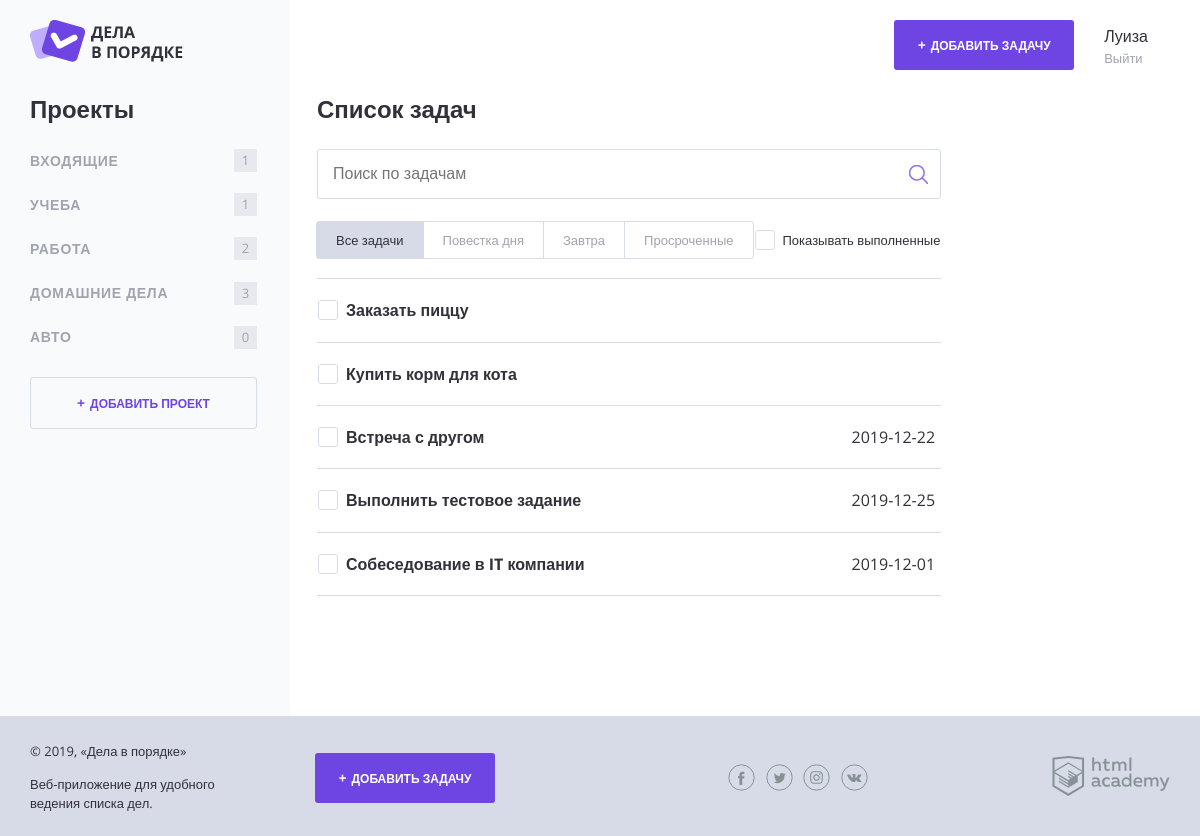
The page / on the database its author committed.
### tables this page shows
CREATE TABLE `project` (
  `ID` int(10) UNSIGNED NOT NULL,
  `Title` varchar(255) NOT NULL,
  `Autor` int(10) UNSIGNED NOT NULL
);

CREATE TABLE `task` (
  `ID` int(10) UNSIGNED NOT NULL,
  `CreatDate` date NOT NULL,
  `Completed` tinyint(1) NOT NULL,
  `Task` varchar(255) NOT NULL,
  `File` varchar(255) DEFAULT NULL,
  `CompletionDate` date DEFAULT NULL,
  `Autor` int(10) UNSIGNED NOT NULL,
  `Category` int(10) UNSIGNED NOT NULL
);

### helpers.php (called while the page is built, shortened)
<?php
function include_template($name, array $data = [])
{
    $name = 'templates/' . $name;
    extract($data);
    require $name;
    $result = ob_get_clean();
    return $result;
}
?>

### request.php (called while the page is built, shortened)
<?php
function GET_project($con, $user_id) {
    $sql = "SELECT ID, Title, Autor, (SELECT COUNT(*) FROM `task` WHERE `Category` = `project`.ID) AS `Quantity`  FROM `project` WHERE `Autor` = ".intval($user_id);
    $result = mysqli_query($con, $sql);
    $projectz = mysqli_fetch_all($result, MYSQLI_ASSOC);
    return $projectz;
}
function GET_Tasks($con, $user_id) {
    $sql = "SELECT * FROM `task` WHERE `Autor` = " . intval($user_id)." ORDER BY ID DESC";
    $result = mysqli_query($con, $sql);
    $taskz = mysqli_fetch_all($result, MYSQLI_ASSOC);
    return $taskz;
}
?>

### templates/main.php (the view, shortened to what this page needs)
<?php
    $show_complete_tasks = 0;
    $errors = [];
    if (isset($_GET['project']))
    {
        $prjnm = esc($_GET['project']);
        $idprj = GET_id_project($con, $user_id, $prjnm);
        if($idprj!==null){
            $taskz = GET_Tasks_id($con, $user_id, $idprj);
            if(count($taskz) === 0){$errors['УПС. '] = 'Нет задач! <a href="http://luizasalavatova/?Add_Task">Добавьте новую</a>';};
        }else{
            http_response_code(404);
            $errors['Error 404'] = 'не найдено проектов!.';
            $taskz = [];
        }
    }
    else
    {
        $taskz = GET_Tasks($con, $user_id);
    }
?>
<section class="content__side">
    <h2 class="content__side-heading">Проекты</h2>
    <nav class="main-navigation">
        <ul class="main-navigation__list">
        	<?php foreach ($projectz as $key => $projez): ?>
            <li class="main-navigation__list-item <?= $projez['Title'] === htmlspecialchars($_GET['project']) ? "main-navigation__list-item--active":"" ?>">
                <a class="main-navigation__list-item-link" href="index.php?project=<?=htmlspecialchars($projez['Title']). (isset($_GET['show_completed']) ? "&show_completed=".$_GET['show_completed'] : "") ?>"><?=htmlspecialchars($projez['Title']); ?></a>
                <span class="main-navigation__list-item-count"> <?=$projez['Quantity']; ?> </span>
            </li>
            <?php endforeach; ?>
        </ul>
    </nav>
    <a class="button button--transparent button--plus content__side-button"
       href="pages/form-project.html" target="project_add">Добавить проект</a>
</section>
<main class="content__main">
    <h2 class="content__main-heading">Список задач</h2>
    <form class="search-form" action="index.php" method="post" autocomplete="off">
        <input class="search-form__input" type="text" name="" value="" placeholder="Поиск по задачам">
        <input class="search-form__submit" type="submit" name="" value="Искать">
    </form>
    <div class="tasks-controls">
        <nav class="tasks-switch">
            <a href="/" class="tasks-switch__item tasks-switch__item--active">Все задачи</a>
            <a href="/" class="tasks-switch__item">Повестка дня</a>
            <a href="/" class="tasks-switch__item">Завтра</a>
            <a href="/" class="tasks-switch__item">Просроченные</a>
        </nav>
        <label class="checkbox">
            <span class="checkbox__text">Показывать выполненные</span>
        </label>
    </div>
    <table class="tasks">
    	<?php foreach ($taskz as $key => $tazk): ?>
    		<?php if(($show_complete_tasks === 1 && $tazk['Completed']) || !$tazk['Completed']): ?>
        <tr class="tasks__item task <?php if($tazk['Completed'])echo('task--completed') ?> <?php if( isset($taskz[$key]['DateOfCompletion']) && strtotime($taskz[$key]['DateOfCompletion']) - time() <= 86400)echo('task--important') ?>">
            <td class="task__select">
                <label class="checkbox task__checkbox">
                    <span class="checkbox__text"><?=htmlspecialchars($tazk['Task']) ?></span>
                </label>
            </td>
            <?='<td class="task__date">'.$tazk['CompletionDate'].'</td>'?>
        </tr>
        <?php endif; ?>
        <?php endforeach; ?>
    </table>
</main>

### templates/layout.php (shortened to what this page needs)
<!DOCTYPE html>
<html lang="ru">
<head>
    <link rel="stylesheet" href="css/normalize.css">
    <link rel="stylesheet" href="css/style.css">
    <link rel="stylesheet" href="css/flatpickr.min.css">
</head>
<body>
<div class="page-wrapper">
    <div class="container container--with-sidebar">
        <header class="main-header">
            <a href="/">
                <img src="img/logo.png" width="153" height="42" alt="Логотип Дела в порядке">
            </a>
            <div class="main-header__side">
                <a class="main-header__side-item button button--plus open-modal" href="?Add_Task">Добавить задачу</a>
                <div class="main-header__side-item user-menu">
                    <div class="user-menu__data">
                        <p>Луиза</p>
                        <a href="#">Выйти</a>
                    </div>
                </div>
            </div>
        </header>
        <div class="content">
            <main class="content">
                <?=$content;?>
            </main>
        </div>
    </div>
</div>
<footer class="main-footer">
    <div class="container">
        <div class="main-footer__copyright">
            <p>© 2019, «Дела в порядке»</p>
            <p>Веб-приложение для удобного ведения списка дел.</p>
        </div>
        <a class="main-footer__button button button--plus" href="?Add_Task">Добавить задачу</a>
        <div class="main-footer__social social">
            <a class="social__link social__link--facebook" href="#">
            </a>
            <a class="social__link social__link--twitter" href="#">
            </a>
            <a class="social__link social__link--instagram" href="#">
            </a>
            <a class="social__link social__link--vkontakte" href="#">
            </a>
        </div>
        <div class="main-footer__developed-by">
            <a href="https://htmlacademy.ru/intensive/php">
                <img src="img/htmlacademy.svg" alt="HTML Academy" width="118" height="40">
            </a>
        </div>
    </div>
</footer>
</body>
</html>

### index.php
<?php
$user_id = intval(1);
require_once("connect.php");
require_once("request.php");
require_once("helpers.php");
if(!$con)
{
	print("Error connected: " . mysqli_connect_error());
}
else
{
	$projectz = GET_project($con, $user_id);
	if (isset($_GET['Add_Task']))
	{
		$page_content = include_template('add.php',
		    [
		    	'con' => $con,
		    	'user_id' => $user_id,
		    	'projectz' => $projectz
		    ]);
		$title = 'Добавление задачи - Дела в порядке';
	}
	else
	{
		$page_content = include_template('main.php',
		    [
		    	'con' => $con,
		    	'user_id' => $user_id,
		    	'projectz' => $projectz
		    ]);
		$title = 'Дела в порядке';
	}
	$layout_content = include_template('layout.php', [
		'content' => $page_content,
		'title' => $title
	]);
	print($layout_content);
}
?>

### rows shown on the page
project: Title "ВХОДЯЩИЕ", Quantity "1"
project: Title "УЧЕБА", Quantity "1"
project: Title "РАБОТА", Quantity "2"
project: Title "ДОМАШНИЕ ДЕЛА", Quantity "3"
project: Title "АВТО", Quantity "0"
task: Task "Заказать пиццу"
task: Task "Купить корм для кота"
task: Task "Встреча с другом", CompletionDate "2019-12-22"
task: Task "Выполнить тестовое задание", CompletionDate "2019-12-25"
task: Task "Собеседование в IT компании", CompletionDate "2019-12-01"
